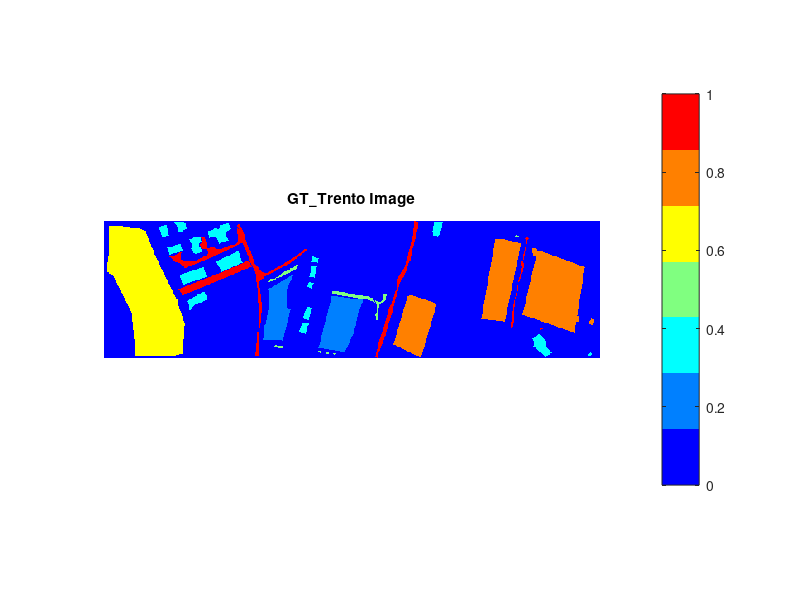
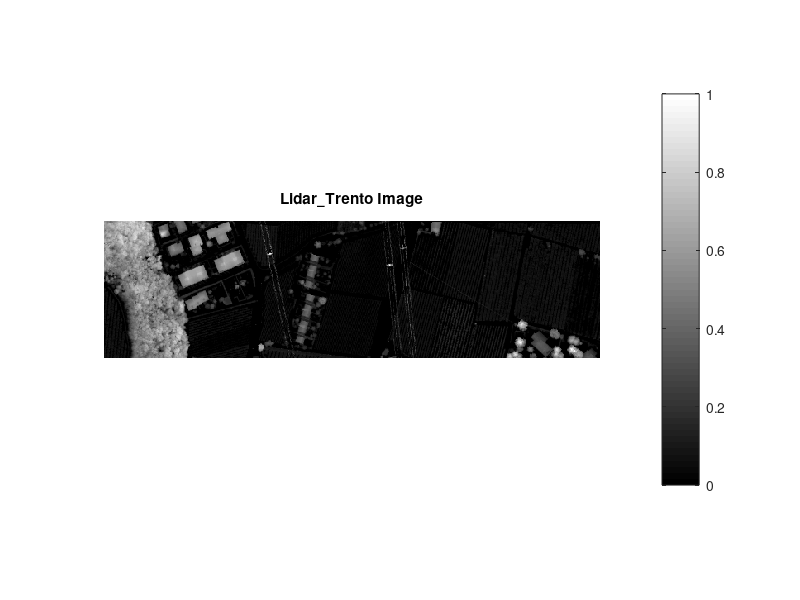

These figures' MATLAB source, in order: (Note: this script raises an error after producing the figures.)
load('GT_Trento.mat');%数值为0至6整数。[0，6],int.
myColormap = jet(7);  % 离散颜色分类。Build Disperse Colormap.
figure(1)%窗口1。Picture1.
imshow(GT_Trento, myColormap);
colorbar; % 显示颜色条。Show Colorbar.
title('GT\_Trento Image'); % 添加标题。Show Title.

load('Lidar_Trento'); 
Lidar_Trento = mat2gray(Lidar_Trento);
%数值为0至20.153小数。[0，20.153],double.
figure(2)
imshow(Lidar_Trento);
colorbar; 
title('Lidar\_Trento Image'); 

load('HSI_Trento'); 
%数值为6至6247的小数。[6，6247],double.
dim=1;
HSI_Trento_slice=HSI_Trento(:,:,dim);
%dim取值[1,63]。1<=dim<=63.
HSI_Trento_slice = mat2gray(HSI_Trento_slice);
figure(3)
imshow(HSI_Trento_slice);
colorbar; 
title(['HSI\_Trento\_slice ' ,num2str(dim),' Image']); 
